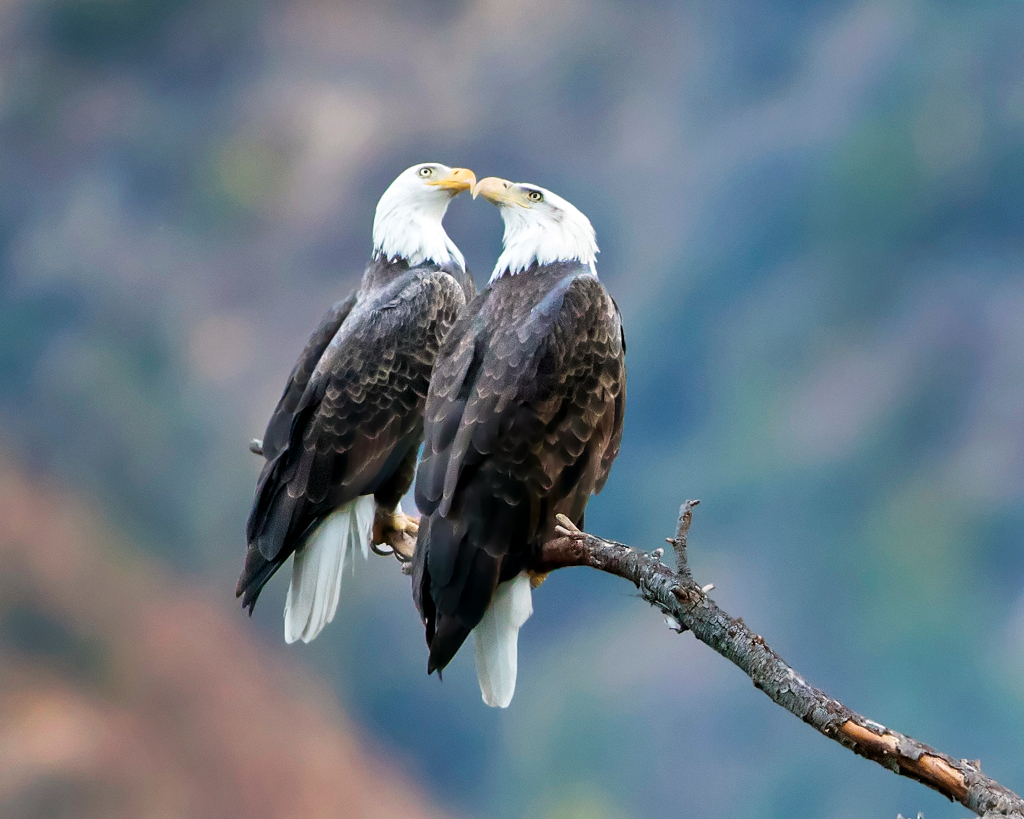
#> input picture dataset/bald/Image_2209.jpg, 1024 x 819 px; its folder holds only this picture in this run
$ python resize_imgs.py   (older library calls are emulated)
#> lines starting #> are read from the running program, lines starting #| are printed output that depends on the picture
from PIL import Image
import os

ON_WINDOWS = False
slash = '\\' if ON_WINDOWS else '/'

path = '..' + slash + 'dataset' + slash
bird_dirs = [x for x in os.listdir(path) if os.path.isdir(path+x)]
# print(bird_dirs)
extensions = {}

# Code adapted from
# https://stackoverflow.com/questions/273946/how-do-i-resize-an-image-using-pil-and-maintain-its-aspect-ratio
def resize_img():
    for bird in bird_dirs:
        print(bird + '...')
        for item in os.listdir(path+bird):
            file_ = path + bird + slash + item
            if os.path.isfile(file_):
                filename, extension = os.path.splitext(file_)
                if extension not in extensions:
                    extensions[extension] = 1
                else:
                    extensions[extension] += 1
                if extension.lower() == '.jpg' or extension.lower() == '.jpeg':
                    # print(filename)
                    image = Image.open(file_)
#> image is the input picture: PIL image 1024x819 RGB; mean R, G, B 103.9, 119.9, 132.3
                    if image.size != (256, 256):
                        resized = image.resize((256, 256), Image.ANTIALIAS)
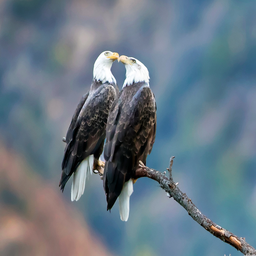
#> resized: PIL image 256x256 RGB; mean R, G, B 103.9, 119.9, 132.3
                        resized.save(filename + extension, 'JPEG', quality=90)
                elif extension == '.png':
                    image = Image.open(file_)
                    if image.size != (256, 256):
                        resized = image.resize((256, 256), Image.ANTIALIAS)
                        resized.save(filename + extension, 'png', quality=90)
                # if extension == '' or filename[-1] == '.':
                #   print('REMOVED', filename)
                #   os.remove(filename+extension)
    print(extensions)


resize_img()
